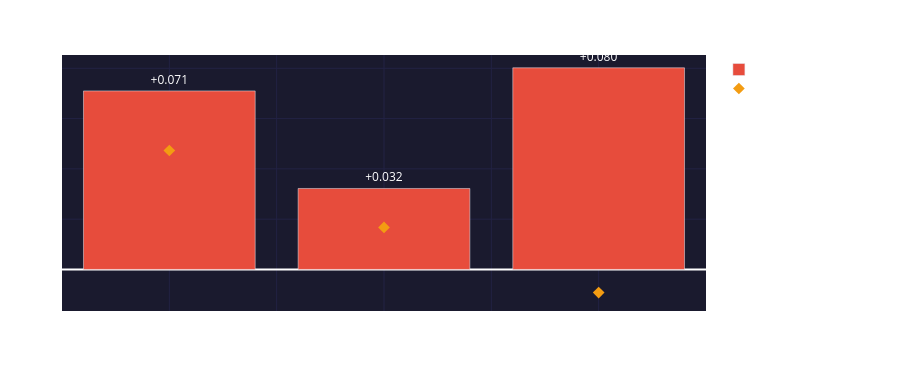

Notebook code cell kept with this figure:
### Markdown cell above
## 11. Visualizations

### Code cell
# Plot 1: ΔL3 per day with state marker
if dl3_data:
    dates_   = [r['date'] for r in dl3_data]
    dl3_vals = [r['delta_L3'] for r in dl3_data]
    colors   = ['#e74c3c' if r['evening_state'] == 'anomalous_resonance_state' else '#3498db'
                for r in dl3_data]

    fig1 = go.Figure()
    fig1.add_trace(go.Bar(
        x=dates_, y=dl3_vals, marker_color=colors,
        text=[f'{v:+.3f}' for v in dl3_vals], textposition='outside',
        textfont=dict(color='white'),
    ))

    # ΔL3 midday markers (early activation indicator)
    mid_dates = [r['date'] for r in dl3_data if r.get('delta_L3_midday') is not None]
    mid_vals  = [r['delta_L3_midday'] for r in dl3_data if r.get('delta_L3_midday') is not None]
    if mid_dates:
        fig1.add_trace(go.Scatter(
            x=mid_dates, y=mid_vals,
            mode='markers',
            marker=dict(symbol='diamond', size=9, color='#f39c12'),
            name='ΔL3 midday (06:30→12:30)',
        ))

    if dl3_threshold is not None:
        fig1.add_hline(y=dl3_threshold, line_dash='dash', line_color='#f39c12',
                       annotation_text=f'Threshold ΔL3 = {dl3_threshold:+.3f}',
                       annotation_position='top right',
                       annotation_font_color='#f39c12')

    fig1.update_layout(
        title=dict(text='ΔL3 (L3 evening 18:30 − L3 morning 06:30) per day',
                   font=dict(size=14, color='white')),
        xaxis=dict(title='Date', color='white', gridcolor='#222244'),
        yaxis=dict(title='ΔL3', color='white', gridcolor='#222244'),
        height=380, plot_bgcolor='#1a1a2e', paper_bgcolor='rgba(0,0,0,0)',
        showlegend=True,
        legend=dict(bgcolor='rgba(0,0,0,0)', font=dict(color='white', size=10)),
        margin=dict(l=60, r=40, t=55, b=50),
    )
    fig1.show()

### Figure 1 — Plotly figure (JSON) as saved in the notebook; plotly's stock layout.template omitted (floating-point values rounded to 4 significant figures)
{"data": [{"marker": {"color": ["#e74c3c", "#e74c3c", "#e74c3c"]}, "text": ["+0.071", "+0.032", "+0.080"], "textfont": {"color": "white"}, "textposition": "outside", "type": "bar", "x": ["2026-05-11", "2026-05-12", "2026-05-13"], "y": [0.071, 0.0322, 0.0802]}, {"marker": {"color": "#f39c12", "size": 9, "symbol": "diamond"}, "mode": "markers", "name": "ΔL3 midday (06:30→12:30)", "type": "scatter", "x": ["2026-05-11", "2026-05-12", "2026-05-13"], "y": [0.0473, 0.0167, -0.0092]}], "layout": {"height": 380, "legend": {"bgcolor": "rgba(0,0,0,0)", "font": {"color": "white", "size": 10}}, "margin": {"b": 50, "l": 60, "r": 40, "t": 55}, "paper_bgcolor": "rgba(0,0,0,0)", "plot_bgcolor": "#1a1a2e", "showlegend": true, "title": {"font": {"color": "white", "size": 14}, "text": "ΔL3 (L3 evening 18:30 − L3 morning 06:30) per day"}, "xaxis": {"color": "white", "gridcolor": "#222244", "title": {"text": "Date"}}, "yaxis": {"color": "white", "gridcolor": "#222244", "title": {"text": "ΔL3"}}}}
